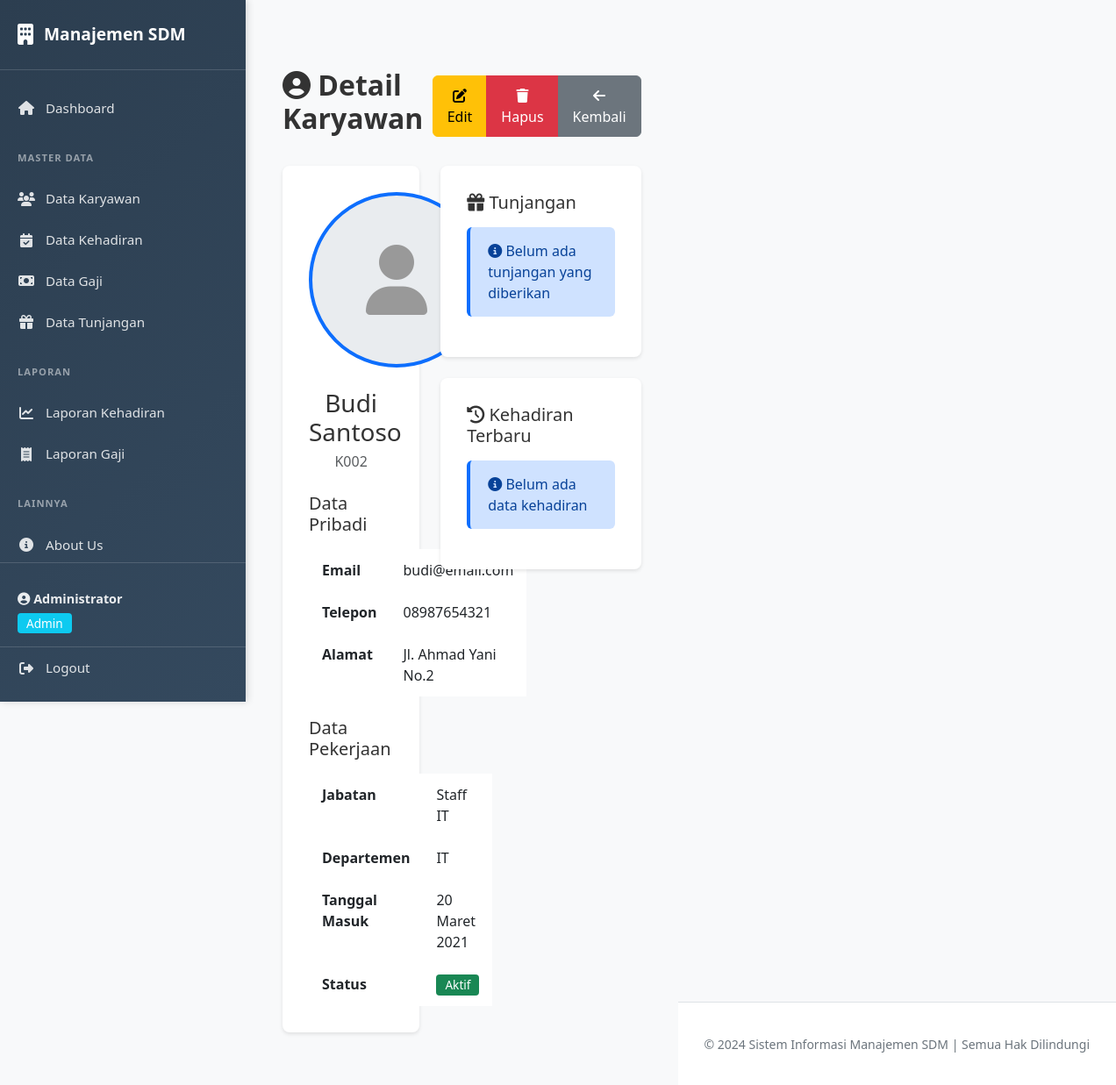
/pages/master/karyawan_detail.php?id=2 (signed in), run on the app's committed database.
### tables this page shows
CREATE TABLE IF NOT EXISTS karyawan (
    id_karyawan INT PRIMARY KEY AUTO_INCREMENT,
    nip VARCHAR(20) UNIQUE NOT NULL,
    nama VARCHAR(100) NOT NULL,
    email VARCHAR(100),
    telepon VARCHAR(15),
    alamat TEXT,
    jabatan VARCHAR(50),
    departemen VARCHAR(50),
    status_kerja ENUM('Aktif', 'Non-Aktif', 'Cuti', 'Resign') DEFAULT 'Aktif',
    tanggal_masuk DATE,
    foto VARCHAR(255),
    created_at TIMESTAMP DEFAULT CURRENT_TIMESTAMP,
    updated_at TIMESTAMP DEFAULT CURRENT_TIMESTAMP ON UPDATE CURRENT_TIMESTAMP
);

### config/functions.php (called while the page is built, shortened)
<?php
function format_date($date) {
    $months = [
        '01' => 'Januari', '02' => 'Februari', '03' => 'Maret', '04' => 'April',
        '05' => 'Mei', '06' => 'Juni', '07' => 'Juli', '08' => 'Agustus',
        '09' => 'September', '10' => 'Oktober', '11' => 'November', '12' => 'Desember'
    ];
    $d = explode('-', $date);
    return $d[2] . ' ' . $months[$d[1]] . ' ' . $d[0];
}
function get_status_badge($status) {
    $badges = [
        'Hadir' => 'success',
        'Sakit' => 'warning',
        'Izin' => 'info',
        'Alpa' => 'danger',
        'Cuti' => 'secondary',
        'Aktif' => 'success',
        'Non-Aktif' => 'secondary',
        'Resign' => 'danger',
        'Draft' => 'secondary',
        'Diproses' => 'warning',
        'Selesai' => 'success'
    ];
    return $badges[$status] ?? 'secondary';
}
?>

### pages/master/karyawan_detail.php (the view, shortened to what this page needs)
<?php
require_once '../../config/database.php';
require_once '../../config/functions.php';
$id = isset($_GET['id']) ? intval($_GET['id']) : null;
$result = $conn->query("SELECT * FROM karyawan WHERE id_karyawan = $id");
$data = $result->fetch_assoc();
$tunjangan_result = $conn->query("
    SELECT t.*, kt.jumlah, kt.berlaku_mulai, kt.berlaku_sampai
    FROM karyawan_tunjangan kt
    JOIN tunjangan t ON kt.id_tunjangan = t.id_tunjangan
    WHERE kt.id_karyawan = $id
    ORDER BY t.nama_tunjangan ASC
");
$kehadiran_result = $conn->query("
    SELECT * FROM kehadiran
    WHERE id_karyawan = $id
    ORDER BY tanggal DESC
    LIMIT 10
");
include '../../includes/header.php';
?>
<div class="container mt-5">
    <div class="mb-4 d-flex justify-content-between align-items-center">
        <div>
            <h1 class="page-title"><i class="fas fa-user-circle"></i> Detail Karyawan</h1>
        </div>
        <div class="btn-group">
            <a href="karyawan_form.php?id=<?php echo $id; ?>" class="btn btn-warning">
                <i class="fas fa-edit"></i> Edit
            </a>
            <a href="javascript:void(0);" onclick="deleteRecord('../../modules/karyawan/action.php', <?php echo $id; ?>)" class="btn btn-danger">
                <i class="fas fa-trash"></i> Hapus
            </a>
            <a href="karyawan.php" class="btn btn-secondary">
                <i class="fas fa-arrow-left"></i> Kembali
            </a>
        </div>
    </div>
    <div class="row">
        <div class="col-lg-5">
            <div class="container-main">
                <div class="text-center mb-4">
                    <?php if (!empty($data['foto'])): ?>
                        <img src="<?php echo htmlspecialchars($data['foto']); ?>"
                             alt="<?php echo htmlspecialchars($data['nama']); ?>"
                             style="width: 200px; height: 200px; border-radius: 50%; object-fit: cover; border: 4px solid #0d6efd;">
                    <?php else: ?>
                        <div style="width: 200px; height: 200px; border-radius: 50%; background-color: #e9ecef; display: flex; align-items: center; justify-content: center; margin: 0 auto; border: 4px solid #0d6efd;">
                            <i class="fas fa-user" style="font-size: 80px; color: #999;"></i>
                        </div>
                    <?php endif; ?>
                </div>
                <h3 class="text-center mb-1"><?php echo htmlspecialchars($data['nama']); ?></h3>
                <p class="text-center text-muted mb-4"><?php echo htmlspecialchars($data['nip']); ?></p>
                <h5 class="mb-3">Data Pribadi</h5>
                <table class="table table-borderless">
                    <tr>
                        <td width="35%"><strong>Email</strong></td>
                        <td><?php echo htmlspecialchars($data['email'] ?? '-'); ?></td>
                    </tr>
                    <tr>
                        <td><strong>Telepon</strong></td>
                        <td><?php echo htmlspecialchars($data['telepon'] ?? '-'); ?></td>
                    </tr>
                    <tr>
                        <td><strong>Alamat</strong></td>
                        <td><?php echo htmlspecialchars($data['alamat'] ?? '-'); ?></td>
                    </tr>
                </table>
                <h5 class="mb-3 mt-4">Data Pekerjaan</h5>
                <table class="table table-borderless">
                    <tr>
                        <td width="35%"><strong>Jabatan</strong></td>
                        <td><?php echo htmlspecialchars($data['jabatan'] ?? '-'); ?></td>
                    </tr>
                    <tr>
                        <td><strong>Departemen</strong></td>
                        <td><?php echo htmlspecialchars($data['departemen'] ?? '-'); ?></td>
                    </tr>
                    <tr>
                        <td><strong>Tanggal Masuk</strong></td>
                        <td><?php echo format_date($data['tanggal_masuk']); ?></td>
                    </tr>
                    <tr>
                        <td><strong>Status</strong></td>
                        <td>
                            <span class="badge badge-<?php echo get_status_badge($data['status_kerja']); ?>">
                                <?php echo $data['status_kerja']; ?>
                            </span>
                        </td>
                    </tr>
                </table>
            </div>
        </div>
        <div class="col-lg-7">
            <div class="container-main mb-4">
                <h5 class="mb-3"><i class="fas fa-gift"></i> Tunjangan</h5>
                <?php if ($tunjangan_result->num_rows > 0): ?>
                    <div class="table-responsive">
                        <table class="table table-sm">
                            <thead>
                                <tr>
                                    <th>Nama Tunjangan</th>
                                    <th class="text-end">Jumlah</th>
                                    <th>Berlaku</th>
                                </tr>
                            </thead>
                            <tbody>
                                <?php while ($row = $tunjangan_result->fetch_assoc()): ?>
                                    <tr>
                                        <td><?php echo htmlspecialchars($row['nama_tunjangan']); ?></td>
                                        <td class="text-end"><?php echo format_currency($row['jumlah']); ?></td>
                                        <td>
                                            <?php
                                            $berlaku = format_date($row['berlaku_mulai']);
                                            if (!empty($row['berlaku_sampai'])) {
                                                $berlaku .= ' - ' . format_date($row['berlaku_sampai']);
                                            } else {
                                                $berlaku .= ' - Sekarang';
                                            }
                                            echo $berlaku;
                                            ?>
                                        </td>
                                    </tr>
                                <?php endwhile; ?>
                            </tbody>
                        </table>
                    </div>
                <?php else: ?>
                    <div class="alert alert-info">
                        <i class="fas fa-info-circle"></i> Belum ada tunjangan yang diberikan
                    </div>
                <?php endif; ?>
            </div>
            <div class="container-main">
                <h5 class="mb-3"><i class="fas fa-history"></i> Kehadiran Terbaru</h5>
                <?php if ($kehadiran_result->num_rows > 0): ?>
                    <div class="table-responsive">
                        <table class="table table-sm">
                            <thead>
                                <tr>
                                    <th>Tanggal</th>
                                    <th>Jam Masuk</th>
                                    <th>Jam Keluar</th>
                                    <th>Status</th>
                                </tr>
                            </thead>
                            <tbody>
                                <?php while ($row = $kehadiran_result->fetch_assoc()): ?>
                                    <tr>
                                        <td><?php echo format_date($row['tanggal']); ?></td>
                                        <td><?php echo $row['jam_masuk'] ? substr($row['jam_masuk'], 0, 5) : '-'; ?></td>
                                        <td><?php echo $row['jam_keluar'] ? substr($row['jam_keluar'], 0, 5) : '-'; ?></td>
                                        <td>
                                            <span class="badge badge-<?php echo get_status_badge($row['status']); ?>">
                                                <?php echo $row['status']; ?>
                                            </span>
                                        </td>
                                    </tr>
                                <?php endwhile; ?>
                            </tbody>
                        </table>
                    </div>
                <?php else: ?>
                    <div class="alert alert-info">
                        <i class="fas fa-info-circle"></i> Belum ada data kehadiran
                    </div>
                <?php endif; ?>
            </div>
        </div>
    </div>
</div>
<?php include '../../includes/footer.php'; ?>

### assets/css/style.css (style rules this page uses)
:root { --primary-color: #0d6efd; --secondary-color: #6c757d; --success-color: #198754; --danger-color: #dc3545; --warning-color: #ffc107; --info-color: #0dcaf0; --sidebar-width: 280px; --sidebar-bg: linear-gradient(135deg, #2c3e50 0%, #34495e 100%); }
* { margin: 0; padding: 0; box-sizing: border-box; }
html { width: 100% !important; height: 100% !important; margin: 0 !important; padding: 0 !important; }
body { width: 100% !important; height: 100% !important; margin: 0 !important; padding: 0 !important; font-family: 'Segoe UI', Tahoma, Geneva, Verdana, sans-serif !important; background-color: #f8f9fa !important; color: #333 !important; overflow-x: hidden !important; display: block !important; }
.container-main { background-color: white; border-radius: 8px; padding: 30px; box-shadow: 0 2px 4px rgba(0, 0, 0, 0.1); margin-bottom: 30px; }
.page-title { font-size: 2rem; font-weight: 700; color: #333; margin-bottom: 10px; }
.table { margin-bottom: 0; }
.table tbody td { padding: 12px 15px; border-color: #e9ecef; }
.table tbody tr { transition: background-color 0.2s ease; }
.table tbody tr:nth-child(even) { background-color: #fbfcfd; }
.btn { border-radius: 6px; padding: 10px 16px; font-weight: 500; transition: all 0.3s ease; }
.badge { padding: 5px 10px; border-radius: 4px; font-weight: 500; font-size: 0.85rem; }
.badge-success { background-color: #198754; }
.alert { border: none; border-radius: 6px; padding: 15px 20px; }
.alert-info { background-color: #cfe2ff; color: #084298; border-left: 4px solid #0d6efd; }
.mt-5 { margin-top: 3rem !important; }

### data on the page
karyawan: nama "Budi Santoso", nip "K002", email "budi@email.com", telepon "08987654321", alamat "Jl. Ahmad Yani No.2", jabatan "Staff IT", departemen "IT", tanggal_masuk "20 Maret 2021", status_kerja "Aktif"

### other printed values
$_SESSION['full_name'] "Administrator"
$_SESSION['role'] "Admin"
